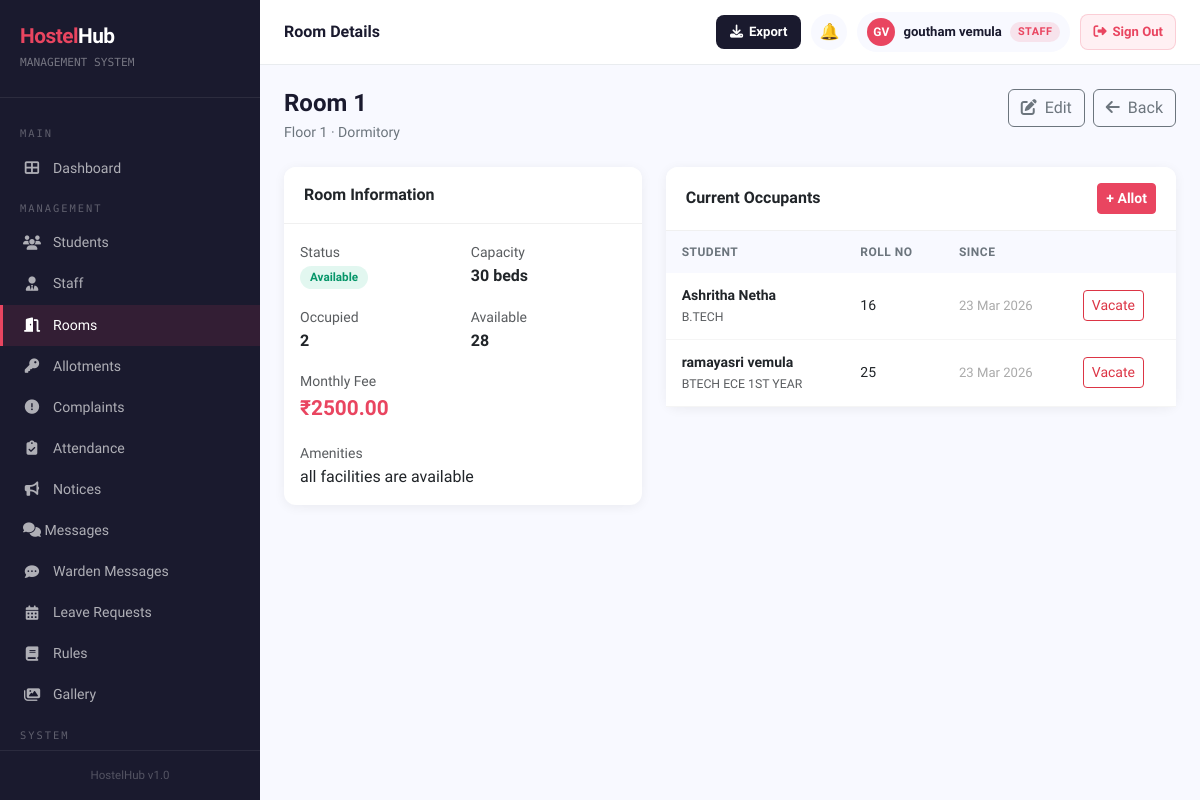
Screenshot of /rooms/6/ (signed in) with the database file from the repository.
### hostelapp/models.py (models this page shows, shortened)
class Room(models.Model):
    ROOM_TYPE_CHOICES = [
        ('single', 'Single'),
        ('double', 'Double'),
        ('triple', 'Triple'),
        ('dormitory', 'Dormitory'),
    ]
    STATUS_CHOICES = [
        ('available', 'Available'),
        ('full', 'Full'),
        ('maintenance', 'Under Maintenance'),
    ]
    block       = models.ForeignKey(
        HostelBlock,
        on_delete=models.SET_NULL,
        null=True, blank=True,
        related_name='rooms'
    )
    room_number  = models.CharField(max_length=20, unique=True)
    floor        = models.PositiveIntegerField()
    room_type    = models.CharField(max_length=20, choices=ROOM_TYPE_CHOICES)
    capacity     = models.PositiveIntegerField()
    monthly_fee  = models.DecimalField(max_digits=8, decimal_places=2)
    status       = models.CharField(max_length=20, choices=STATUS_CHOICES, default='available')
    amenities    = models.TextField(blank=True, help_text="Comma separated amenities e.g. WiFi, AC")
    description  = models.TextField(blank=True)
    @property
    def current_occupancy(self):
        return self.allotments.filter(is_active=True).count()
    @property
    def available_beds(self):
        return self.capacity - self.current_occupancy

class RoomAllotment(models.Model):
    student        = models.ForeignKey(StudentProfile, on_delete=models.CASCADE, related_name='allotments')
    room           = models.ForeignKey(Room, on_delete=models.CASCADE, related_name='allotments')
    allotment_date = models.DateField(auto_now_add=True)
    vacating_date  = models.DateField(null=True, blank=True)
    is_active      = models.BooleanField(default=True)
    remarks        = models.TextField(blank=True)

class StudentProfile(models.Model):
    GENDER_CHOICES = [('M', 'Male'), ('F', 'Female'), ('O', 'Other')]
    user        = models.OneToOneField(User, on_delete=models.CASCADE, related_name='student_profile')
    roll_number = models.CharField(max_length=20, unique=True)
    block       = models.ForeignKey(
        HostelBlock,
        on_delete=models.SET_NULL,
        null=True, blank=True,
        related_name='students'
    )
    hostel_type = models.CharField(
        max_length=10,
        choices=[('boys', 'Boys Hostel'), ('girls', 'Girls Hostel')],
        default='boys'
    )
    phone          = models.CharField(max_length=10)
    gender         = models.CharField(max_length=1, choices=GENDER_CHOICES)
    address        = models.TextField()
    guardian_name  = models.CharField(max_length=100)
    guardian_phone = models.CharField(max_length=10)
    course         = models.CharField(max_length=100)
    year_of_study  = models.PositiveIntegerField(default=1)
    profile_photo  = models.ImageField(upload_to='students/', blank=True, null=True)
    created_at     = models.DateTimeField(auto_now_add=True)

### hostelapp/views.py (the view)
# urls.py: path('rooms/<int:pk>/', views.room_detail, name='room_detail'),
@login_required
def room_detail(request, pk):
    room = get_object_or_404(Room, pk=pk)
    allotments = room.allotments.filter(is_active=True).select_related('student__user')
    return render(request, 'hostelapp/room_detail.html', {'room': room, 'allotments': allotments})

### hostelapp/context_processors.py (called while the page is built, shortened)
def unread_notices(request):
    if not request.user.is_authenticated:
        return {'unread_notice_count': 0}
    if request.user.is_staff or request.user.is_superuser:
        return {'unread_notice_count': 0}

### hostelapp/templates/hostelapp/room_detail.html (shortened to what this page needs)
{% extends 'hostelapp/base.html' %}
{% block page_title %}Room Details
{% endblock %}
{% block content %}
<div class="page-header d-flex justify-content-between align-items-start">
    <div>
        <h2>Room {{ room.room_number }}</h2>
        <p>Floor {{ room.floor }} · {{ room.get_room_type_display }}</p>
    </div>
    <div class="d-flex gap-2">
        {% if request.user.is_staff %}
        <a href="{% url 'room_edit' room.pk %}" class="btn btn-outline-secondary"><i class="fas fa-edit me-2"></i>Edit</a>
        {% endif %}
        <a href="{% url 'room_list' %}" class="btn btn-outline-secondary"><i class="fas fa-arrow-left me-2"></i>Back</a>
    </div>
</div>
<div class="row g-4">
    <div class="col-md-5">
        <div class="card mb-4">
            <div class="card-header">Room Information</div>
            <div class="card-body">
                <div class="row g-3">
                    <div class="col-6"><small class="text-muted">Status</small><div><span class="status-badge {{ room.status }}">{{ room.get_status_display }}</span></div></div>
                    <div class="col-6"><small class="text-muted">Capacity</small><div><strong>{{ room.capacity }} beds</strong></div></div>
                    <div class="col-6"><small class="text-muted">Occupied</small><div><strong>{{ room.current_occupancy }}</strong></div></div>
                    <div class="col-6"><small class="text-muted">Available</small><div><strong>{{ room.available_beds }}</strong></div></div>
                    <div class="col-12"><small class="text-muted">Monthly Fee</small><div><strong style="color:#e94560;font-size:1.3rem;">₹{{ room.monthly_fee }}</strong></div></div>
                    {% if room.amenities %}
                    <div class="col-12"><small class="text-muted">Amenities</small><div>{{ room.amenities }}</div></div>
                    {% endif %}
                </div>
            </div>
        </div>
    </div>
    <div class="col-md-7">
        <div class="card">
            <div class="card-header d-flex justify-content-between align-items-center">
                <span>Current Occupants</span>
                {% if request.user.is_staff and room.available_beds > 0 %}
                <a href="{% url 'allotment_add' %}" class="btn btn-sm btn-primary">+ Allot</a>
                {% endif %}
            </div>
            <div class="card-body p-0">
                {% if allotments %}
                <div style="overflow-x:auto;"><table class="table mb-0">
                    <thead><tr><th>Student</th><th>Roll No</th><th>Since</th>{% if request.user.is_staff %}<th></th>{% endif %}</tr></thead>
                    <tbody>
                        {% for a in allotments %}
                        <tr>
                            <td><strong>{{ a.student.user.get_full_name }}</strong><br><small class="text-muted">{{ a.student.course }}</small></td>
                            <td>{{ a.student.roll_number }}</td>
                            <td style="font-size:0.82rem;color:#aaa;">{{ a.allotment_date|date:"d M Y" }}</td>
                            {% if request.user.is_staff %}
                            <td>
                                <form method="post" action="{% url 'allotment_vacate' a.pk %}" onsubmit="return confirm('Vacate this room for {{ a.student.user.get_full_name }}?')">
                                    <button class="btn btn-sm btn-outline-danger">Vacate</button>
                                </form>
                            </td>
                            {% endif %}
                        </tr>
                        {% endfor %}
                    </tbody>
                </table></div>
                {% else %}
                <div class="text-center py-4 text-muted">No occupants currently.</div>
                {% endif %}
            </div>
        </div>
    </div>
</div>
{% endblock %}

### hostelapp/templates/hostelapp/base.html (shortened to what this page needs)
<!DOCTYPE html>
<html lang="en">
<head>
    <link href="https://cdn.jsdelivr.net/npm/bootstrap@5.3.0/dist/css/bootstrap.min.css" rel="stylesheet">
    <link href="https://cdnjs.cloudflare.com/ajax/libs/font-awesome/6.4.0/css/all.min.css" rel="stylesheet">
</head>
<body>
{% if user.is_authenticated %}
<div class="sidebar" id="sidebar">
    <div class="sidebar-brand">
        <h4><span>Hostel</span>Hub</h4>
        <small>MANAGEMENT SYSTEM</small>
    </div>
    <nav class="sidebar-nav">
        <div class="nav-section-label">Main</div>
        <a href="{% url 'dashboard' %}" class="{% if request.resolver_match.url_name == 'dashboard' %}active{% endif %}">
            <i class="fas fa-th-large"></i> Dashboard
        </a>
        {% if user.is_staff or user.is_superuser or perms.hostelapp.change_room or perms.hostelapp.add_roomallotment or perms.hostelapp.change_complaint or perms.hostelapp.view_studentprofile %}
        {% if user.is_superuser %}
        <div class="nav-section-label">Management</div>
        <a href="{% url 'student_list' %}" class="{% if 'student' in request.resolver_match.url_name %}active{% endif %}">
            <i class="fas fa-users"></i> Students
        </a>
        <a href="{% url 'staff_list' %}" class="{% if 'staff' in request.resolver_match.url_name %}active{% endif %}">
            <i class="fas fa-user-tie"></i> Staff
        </a>
        <a href="{% url 'room_list' %}" class="{% if 'room' in request.resolver_match.url_name %}active{% endif %}">
            <i class="fas fa-door-open"></i> Rooms
        </a>
        <a href="{% url 'allotment_list' %}" class="{% if 'allotment' in request.resolver_match.url_name %}active{% endif %}">
            <i class="fas fa-key"></i> Allotments
        </a>
        <a href="{% url 'complaint_list' %}" class="{% if 'complaint' in request.resolver_match.url_name %}active{% endif %}">
            <i class="fas fa-exclamation-circle"></i> Complaints
        </a>
        <a href="{% url 'attendance_list' %}" {% if request.resolver_match.url_name == 'attendance_list' or request.resolver_match.url_name == 'attendance_report' %}class="active"{% endif %}>
            <i class="fas fa-clipboard-check"></i> Attendance
        </a>
        <a href="{% url 'notice_list' %}" class="{% if 'notice' in request.resolver_match.url_name %}active{% endif %}">
            <i class="fas fa-bullhorn"></i> Notices
        </a>
        <a href="{% url 'inbox' %}" class="{% if request.resolver_match.url_name == 'inbox' or request.resolver_match.url_name == 'chat' %}active{% endif %}" style="justify-content:space-between;">
            <span><i class="fas fa-comments"></i> Messages</span>
        </a>
        <a href="{% url 'warden_inbox' %}" class="{% if request.resolver_match.url_name == 'warden_inbox' or request.resolver_match.url_name == 'warden_chat' %}active{% endif %}">
            <i class="fas fa-comment-dots"></i> Warden Messages
        </a>
        <a href="{% url 'leave_list' %}" class="{% if 'leave' in request.resolver_match.url_name %}active{% endif %}">
            <i class="fas fa-calendar-alt"></i> Leave Requests
        </a>
        <a href="{% url 'rules_list' %}" class="{% if 'rule' in request.resolver_match.url_name %}active{% endif %}">
            <i class="fas fa-book"></i> Rules
        </a>
        <a href="{% url 'gallery' %}" class="{% if 'gallery' in request.resolver_match.url_name %}active{% endif %}">
            <i class="fas fa-images"></i> Gallery
        </a>
        <div class="nav-section-label">System</div>
        {% endif %}
        {% endif %}
    </nav>
    <div class="sidebar-footer">
        <div style="font-size:0.72rem;color:rgba(255,255,255,0.25);text-align:center;">HostelHub v1.0</div>
    </div>
</div>
<div class="main-content">
    <div class="topbar">
        <div class="topbar-left">
            <h5>{% block page_title %}Dashboard{% endblock %}</h5>
        </div>
        <div class="topbar-right">
            {% if user.is_authenticated and user.is_staff or user.is_authenticated and user.is_superuser %}
            <button class="export-topbar-btn" onclick="document.getElementById('exportModal').style.display='flex'" title="Export Data">
                <i class="fas fa-download"></i>
                <span class="btn-label">Export</span>
            </button>
            {% endif %}
            <div style="position:relative;">
                <a href="{% url 'notifications_list' %}" class="topbar-icon-btn" title="Notifications">🔔</a>
            </div>
            {% if user.is_authenticated and not user.is_staff and not user.is_superuser %}
            <a href="{% url 'profile' %}" style="text-decoration:none;">
            {% else %}
            <a href="{% url 'admin_profile' %}" style="text-decoration:none;">
            {% endif %}
                <div class="user-badge">
                    {% if user.is_authenticated and not user.is_staff and not user.is_superuser %}
                        {% with profile=user.student_profile %}
                        {% if profile.profile_photo %}
                        <img src="{{ profile.profile_photo.url }}" style="width:28px;height:28px;border-radius:50%;object-fit:cover;border:2px solid #e94560;">
                        {% else %}
                        <div class="avatar">{{ user.first_name|first|upper }}{{ user.last_name|first|upper }}</div>
                        {% endif %}
                        {% endwith %}
                    {% else %}
                    <div class="avatar">{{ user.first_name|first|upper }}{{ user.last_name|first|upper }}</div>
                    {% endif %}
                    <span class="user-name">{{ user.get_full_name|default:user.username }}</span>
                    {% if user.is_staff or user.is_superuser %}
                    <span class="badge-admin hide-mobile">Staff</span>
                    {% endif %}
                </div>
            </a>
            <form method="post" action="{% url 'logout' %}" style="margin:0;">
                <button type="submit"
                   style="display:flex;align-items:center;gap:6px;background:#fff0f3;color:#e94560;
                          padding:7px 12px;border-radius:8px;font-size:0.82rem;cursor:pointer;
                          font-weight:700;border:1.5px solid rgba(233,69,96,0.2);transition:all 0.2s;
                          flex-shrink:0;font-family:'Sora',sans-serif;"
                   onmouseover="this.style.background='#e94560';this.style.color='#fff'"
                   onmouseout="this.style.background='#fff0f3';this.style.color='#e94560'">
                    <i class="fas fa-sign-out-alt"></i>
                    <span class="signout-text">Sign Out</span>
                </button>
            </form>
        </div>
    </div>
    <div class="content-area">
        {% block content %}{% endblock %}
    </div>
</div>
{% else %}
{% block public_content %}{% endblock %}
{% endif %}
</body>
</html>

### rows the page displays
Room: room_number "1", floor "1", room_type "Dormitory", status "Available", capacity "30", current_occupancy "2", available_beds "28", monthly_fee "2500.00", amenities "all facilities are available"
RoomAllotment: student.user.get_full_name "Ashritha Netha", student.course "B.TECH", student.roll_number "16", allotment_date "23 Mar 2026"
RoomAllotment: student.user.get_full_name "ramayasri vemula", student.course "BTECH ECE 1ST YEAR", student.roll_number "25", allotment_date "23 Mar 2026"

### other values shown
{{ user.first_name|first|upper }} "G"
{{ user.last_name|first|upper }} "V"
{{ user.get_full_name|default:user.username }} "goutham vemula"
